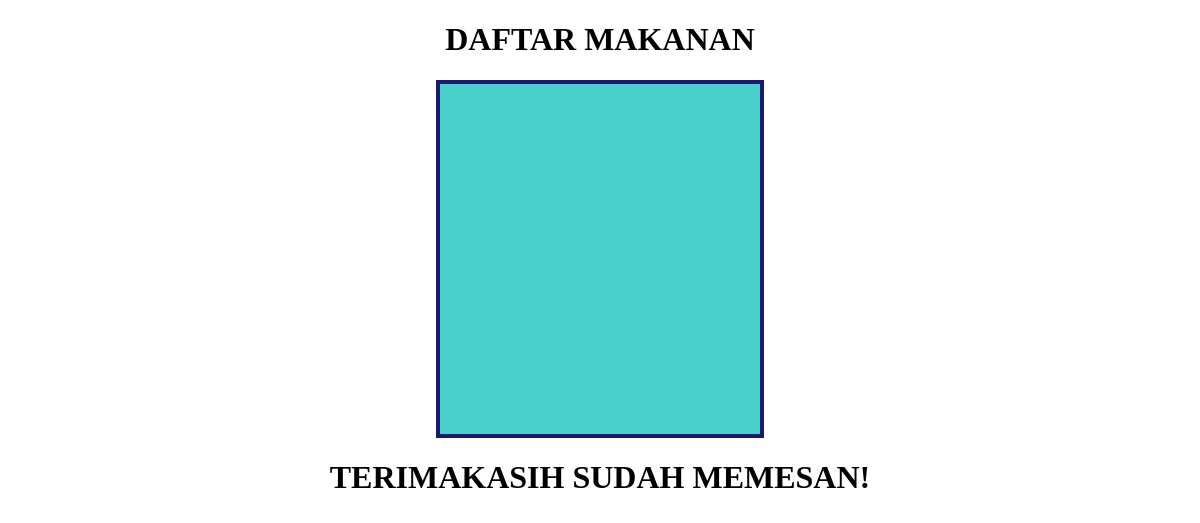
Before: /latihan5c/index.php with the older database file.
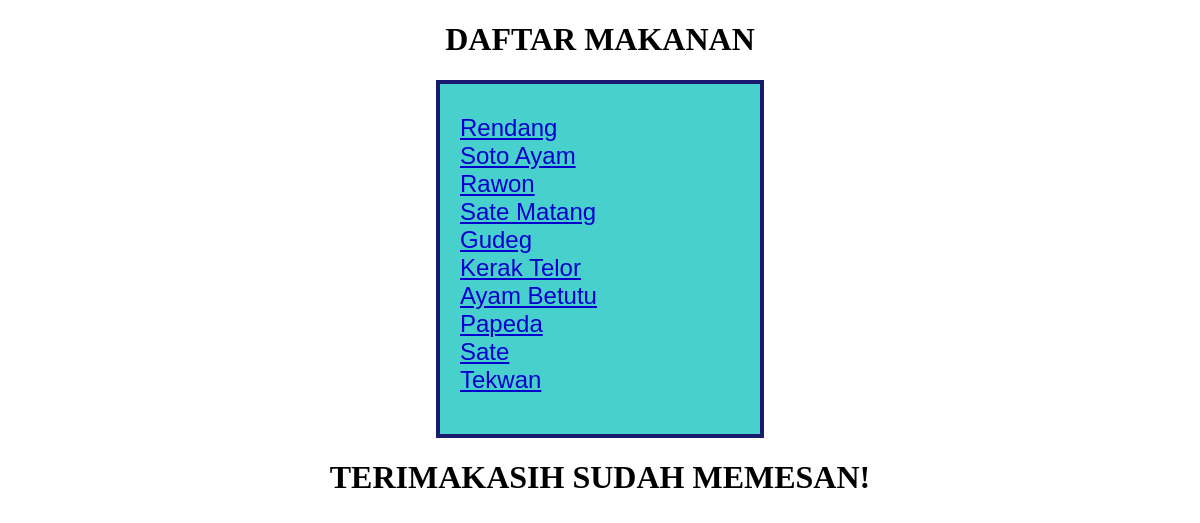
After: the same page with the newer database file.
### tables this page shows
CREATE TABLE `makanan` (
  `id` int(11) NOT NULL,
  `nama` char(35) NOT NULL,
  `asal` char(15) NOT NULL,
  `bahan` char(20) NOT NULL,
  `harga` int(11) NOT NULL,
  `gambar` char(20) NOT NULL
);

### latihan5c/php/functions.php (called while the page is built)
<?php
    function koneksi(){
        $conn = mysqli_connect("localhost", "root", "") or die ("Koneksi ke DB gagal!");
        mysqli_select_db($conn, "tubes_193040022") or die ("Database Salah!");
        return $conn;
    }
    function query($sql) {
        $conn = koneksi();
        $result = mysqli_query($conn, "$sql");
        $rows = [];
        while ($row = mysqli_fetch_assoc($result)) {
            $rows[] = $row;
        }
        return $rows;
    }
?>

### latihan5c/index.php (the view, shortened to what this page needs)
<?php
require 'php/functions.php';
$makanan = query("SELECT * FROM makanan");
?>
<!DOCTYPE html>
<html lang="en">
<head>
</head>
<body>
    <h1>
        <center>DAFTAR MAKANAN</center>
    </h1>
    <div class="container">
        <?php foreach ($makanan as $mkn) : ?>
            <div class="nama">
                <a href="php/detail.php?id=<?= $mkn['id']; ?>">
                    <?= $mkn["nama"]; ?>
                </a>
            </div>
        <?php endforeach; ?>
    </div>
    <h1>
        <center>TERIMAKASIH SUDAH MEMESAN!</center>
    </h1>
</body>
</html>

Changed rows visible on the page:
now on this page (row edited): makanan: nama "Rendang"
now on this page (row edited): makanan: nama "Soto Ayam"
now on this page (row edited): makanan: nama "Rawon"
now on this page (row edited): makanan: nama "Sate Matang"
now on this page (row edited): makanan: nama "Gudeg"
now on this page (row edited): makanan: nama "Kerak Telor"
now on this page (row edited): makanan: nama "Ayam Betutu"
now on this page (row edited): makanan: nama "Papeda"
now on this page (row edited): makanan: nama "Sate"
now on this page (row edited): makanan: nama "Tekwan"
